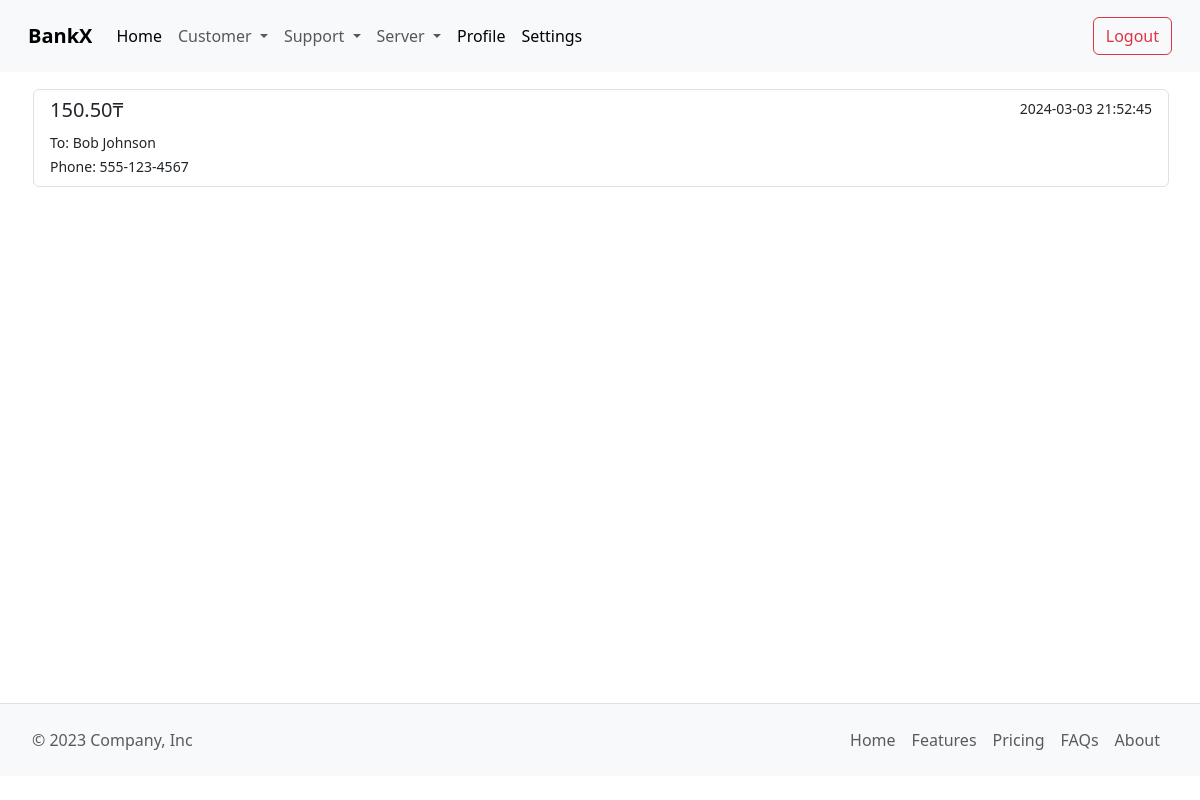
Before: /Admin/customer_transfer_history.php?id=2 (signed in) with the older database file.
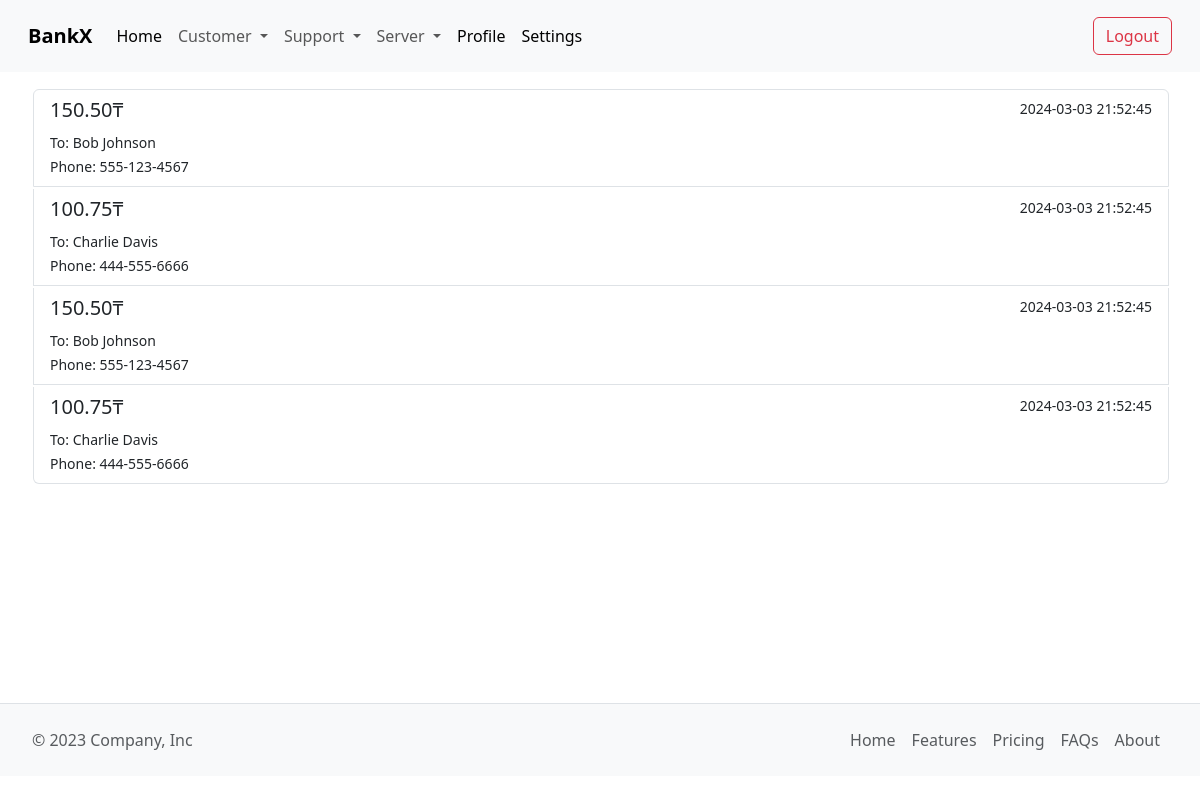
After: the same page with the newer database file.
### tables this page shows
CREATE TABLE `Transfer` (
    `TransferID` INT PRIMARY KEY AUTO_INCREMENT,
    `CustomerID` INT NOT NULL,
    `RecipientID` INT NOT NULL,
    `RecipientName` VARCHAR(100) NOT NULL, 
    `PhoneNumber` VARCHAR(100) NOT NULL,
    `TransferDate` TIMESTAMP DEFAULT CURRENT_TIMESTAMP,
    `Amount` DECIMAL(10, 2) NOT NULL,
    FOREIGN KEY (`CustomerID`) REFERENCES `Customers`(`CustomerID`) ON DELETE CASCADE,
    FOREIGN KEY (`RecipientID`) REFERENCES `Customers`(`CustomerID`) ON DELETE CASCADE
);

### src/Admin/customer_transfer_history.php (the view, shortened to what this page needs)
<?php
include("include/header.php");
require("../Modules/config.php");
$userid = $_GET['id'];
$stmt = $conn->prepare("SELECT * FROM `Transfer` WHERE `CustomerID` = :userid");
$stmt->bindValue(":userid", $userid, PDO::PARAM_INT);
$stmt->execute();
$result = $stmt->fetchAll(PDO::FETCH_ASSOC);
?>
<div class="list-group" style="padding-left: 2rem; padding-right: 2rem; padding-bottom: 5rem; padding-top: 1rem;">
    <?php
    foreach ($result as $row) {
    ?>
    <a href="#" class="list-group-item list-group-item-action flex-column align-items-start " style="margin: 1px;">
        <div class="d-flex w-100 justify-content-between">
            <h5 class="mb-1"><?php echo $row['Amount']; ?>₸</h5>
            <small><?php echo $row['TransferDate']; ?></small>
        </div>
        <small>To: <?php echo $row['RecipientName']; ?></small><br>
        <small>Phone: <?php echo $row['PhoneNumber']; ?></small><br>
    </a>
    <?php
    }
    ?>
</div>
<?php
include("include/footer.php");
?>

### src/Admin/include/header.php (shortened to what this page needs)
<!doctype html>
<html>
<head>
    <link href="https://cdn.jsdelivr.net/npm/bootstrap@5.3.2/dist/css/bootstrap.min.css" rel="stylesheet">
</head>
<body>
<nav class="navbar navbar-expand-lg bg-body-tertiary" style="padding: 1rem;">
    <div class="container-fluid">
        <a class="navbar-brand" href="dashboard.php"><b>BankX</b></a>
        <div class="collapse navbar-collapse" id="navbarSupportedContent">
            <ul class="navbar-nav me-auto mb-2 mb-lg-0">
                <li class="nav-item">
                    <a class="nav-link active" aria-current="page" href="dashboard.php">Home</a>
                </li>
                <li class="nav-item dropdown">
                    <a class="nav-link dropdown-toggle" href="#" role="button" data-bs-toggle="dropdown" aria-expanded="false">
                        Customer
                    </a>
                </li>
                <li class="nav-item dropdown">
                    <a class="nav-link dropdown-toggle" href="#" role="button" data-bs-toggle="dropdown" aria-expanded="false">
                        Support
                    </a>
                </li>
                <li class="nav-item dropdown">
                    <a class="nav-link dropdown-toggle" href="#" role="button" data-bs-toggle="dropdown" aria-expanded="false">
                        Server
                    </a>
                </li>
                <li class="nav-item">
                    <a class="nav-link active" aria-current="page" href="profile.php">Profile</a>
                </li>
                <li class="nav-item">
                    <a class="nav-link active" aria-current="page" href="#">Settings</a>
                </li>
            </ul>
            <div class="d-flex">
                <a href="logout.php" class="btn btn-outline-danger">Logout</a>
            </div>
        </div>
    </div>
</nav>

### src/Admin/include/footer.php (shortened to what this page needs)
<footer class="d-flex flex-wrap justify-content-between align-items-center py-3 my-4 border-top">
	<p class="col-md-4 mb-0 text-body-secondary">© 2023 Company, Inc</p>
	<a href="/" class="col-md-4 d-flex align-items-center justify-content-center mb-3 mb-md-0 me-md-auto link-body-emphasis text-decoration-none">
		<svg class="bi me-2" width="40" height="32">
			<use xlink:href="#bootstrap"></use>
		</svg>
	</a>
	<ul class="nav col-md-4 justify-content-end">
		<li class="nav-item"><a href="#" class="nav-link px-2 text-body-secondary">Home</a></li>
		<li class="nav-item"><a href="#" class="nav-link px-2 text-body-secondary">Features</a></li>
		<li class="nav-item"><a href="#" class="nav-link px-2 text-body-secondary">Pricing</a></li>
		<li class="nav-item"><a href="#" class="nav-link px-2 text-body-secondary">FAQs</a></li>
		<li class="nav-item"><a href="#" class="nav-link px-2 text-body-secondary">About</a></li>
	</ul>
</footer>
</body>
</html>

### src/Admin/include/footer.php (style rules this page uses)
footer { position: fixed; bottom: 0; width: 100%; background-color: #f8f9fa; padding-left: 2rem; padding-right: 2rem; }

Changed rows visible on the page:
added transfer: Amount "100.75", TransferDate "2024-03-03 21:52:45", RecipientName "Charlie Davis", PhoneNumber "444-555-6666"
added transfer: Amount "150.50", TransferDate "2024-03-03 21:52:45", RecipientName "Bob Johnson", PhoneNumber "555-123-4567"
added transfer: Amount "100.75", TransferDate "2024-03-03 21:52:45", RecipientName "Charlie Davis", PhoneNumber "444-555-6666"
